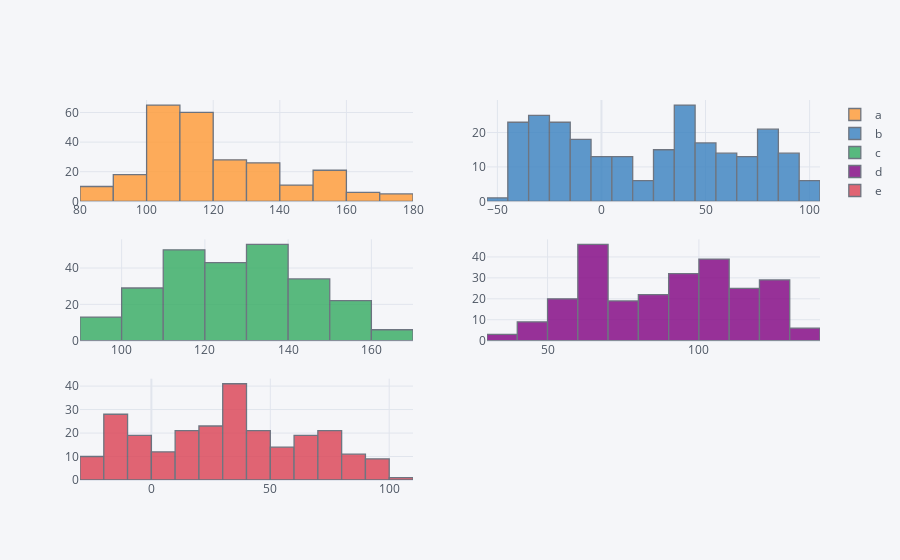

Source (notebook cell):
### Code cell
plyo.iplot(
df.iplot(kind='hist',
subplots=True,
bins=15,
asFigure=True),
image='png',
filename='ply_03'
)

### Figure 1 — Plotly figure (JSON) as saved in the notebook; plotly's stock layout.template omitted (floating-point values rounded to 4 significant figures; data arrays with more than 128 entries replaced by an {"elided": "..."} marker saying what was removed)
{"data": [{"histfunc": "count", "histnorm": "", "marker": {"color": "rgba(255, 153, 51, 1.0)", "line": {"color": "#4D5663", "width": 1.3}}, "name": "a", "nbinsx": 15, "opacity": 0.8, "orientation": "v", "type": "histogram", "x": {"elided": "250 float values"}, "xaxis": "x", "yaxis": "y"}, {"histfunc": "count", "histnorm": "", "marker": {"color": "rgba(55, 128, 191, 1.0)", "line": {"color": "#4D5663", "width": 1.3}}, "name": "b", "nbinsx": 15, "opacity": 0.8, "orientation": "v", "type": "histogram", "x": {"elided": "250 float values"}, "xaxis": "x2", "yaxis": "y2"}, {"histfunc": "count", "histnorm": "", "marker": {"color": "rgba(50, 171, 96, 1.0)", "line": {"color": "#4D5663", "width": 1.3}}, "name": "c", "nbinsx": 15, "opacity": 0.8, "orientation": "v", "type": "histogram", "x": {"elided": "250 float values"}, "xaxis": "x3", "yaxis": "y3"}, {"histfunc": "count", "histnorm": "", "marker": {"color": "rgba(128, 0, 128, 1.0)", "line": {"color": "#4D5663", "width": 1.3}}, "name": "d", "nbinsx": 15, "opacity": 0.8, "orientation": "v", "type": "histogram", "x": {"elided": "250 float values"}, "xaxis": "x4", "yaxis": "y4"}, {"histfunc": "count", "histnorm": "", "marker": {"color": "rgba(219, 64, 82, 1.0)", "line": {"color": "#4D5663", "width": 1.3}}, "name": "e", "nbinsx": 15, "opacity": 0.8, "orientation": "v", "type": "histogram", "x": {"elided": "250 float values"}, "xaxis": "x5", "yaxis": "y5"}], "layout": {"barmode": "overlay", "legend": {"bgcolor": "#F5F6F9", "font": {"color": "#4D5663"}}, "paper_bgcolor": "#F5F6F9", "plot_bgcolor": "#F5F6F9", "title": {"font": {"color": "#4D5663"}}, "xaxis": {"anchor": "y", "domain": [0, 0.45], "gridcolor": "#E1E5ED", "showgrid": true, "tickfont": {"color": "#4D5663"}, "title": {"font": {"color": "#4D5663"}, "text": ""}, "zerolinecolor": "#E1E5ED"}, "xaxis2": {"anchor": "y2", "domain": [0.55, 1], "gridcolor": "#E1E5ED", "showgrid": true, "tickfont": {"color": "#4D5663"}, "title": {"font": {"color": "#4D5663"}, "text": ""}, "zerolinecolor": "#E1E5ED"}, "xaxis3": {"anchor": "y3", "domain": [0, 0.45], "gridcolor": "#E1E5ED", "showgrid": true, "tickfont": {"color": "#4D5663"}, "title": {"font": {"color": "#4D5663"}, "text": ""}, "zerolinecolor": "#E1E5ED"}, "xaxis4": {"anchor": "y4", "domain": [0.55, 1], "gridcolor": "#E1E5ED", "showgrid": true, "tickfont": {"color": "#4D5663"}, "title": {"font": {"color": "#4D5663"}, "text": ""}, "zerolinecolor": "#E1E5ED"}, "xaxis5": {"anchor": "y5", "domain": [0, 0.45], "gridcolor": "#E1E5ED", "showgrid": true, "tickfont": {"color": "#4D5663"}, "title": {"font": {"color": "#4D5663"}, "text": ""}, "zerolinecolor": "#E1E5ED"}, "yaxis": {"anchor": "x", "domain": [0.7333, 1], "gridcolor": "#E1E5ED", "showgrid": true, "tickfont": {"color": "#4D5663"}, "title": {"font": {"color": "#4D5663"}, "text": ""}, "zerolinecolor": "#E1E5ED"}, "yaxis2": {"anchor": "x2", "domain": [0.7333, 1], "gridcolor": "#E1E5ED", "showgrid": true, "tickfont": {"color": "#4D5663"}, "title": {"font": {"color": "#4D5663"}, "text": ""}, "zerolinecolor": "#E1E5ED"}, "yaxis3": {"anchor": "x3", "domain": [0.3667, 0.6333], "gridcolor": "#E1E5ED", "showgrid": true, "tickfont": {"color": "#4D5663"}, "title": {"font": {"color": "#4D5663"}, "text": ""}, "zerolinecolor": "#E1E5ED"}, "yaxis4": {"anchor": "x4", "domain": [0.3667, 0.6333], "gridcolor": "#E1E5ED", "showgrid": true, "tickfont": {"color": "#4D5663"}, "title": {"font": {"color": "#4D5663"}, "text": ""}, "zerolinecolor": "#E1E5ED"}, "yaxis5": {"anchor": "x5", "domain": [0, 0.2667], "gridcolor": "#E1E5ED", "showgrid": true, "tickfont": {"color": "#4D5663"}, "title": {"font": {"color": "#4D5663"}, "text": ""}, "zerolinecolor": "#E1E5ED"}}}
